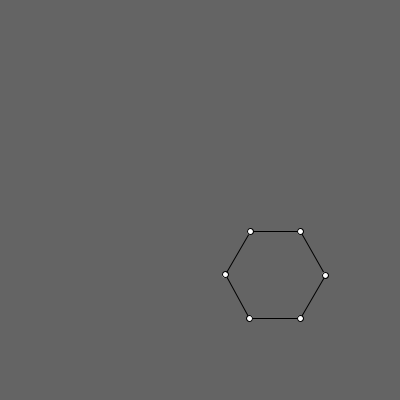
Frame 1 (no input)
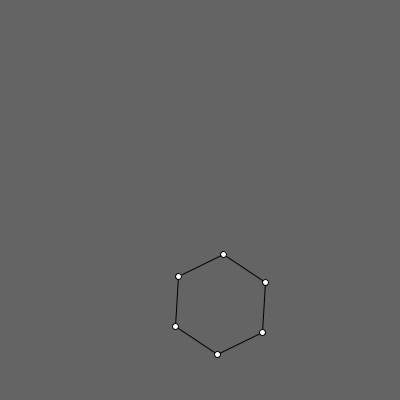
Frame 60 (the mouse pressed at the canvas centre just before this capture)
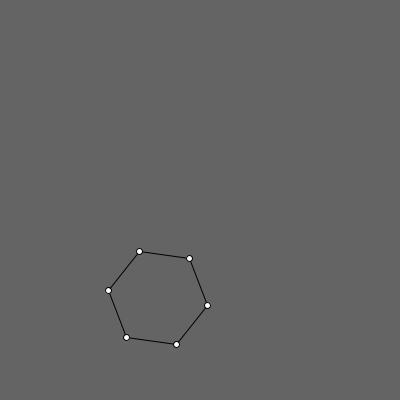
Frame 120 (the mouse held since frame 60 and released just before this capture)

The Processing sketch that drew these frames (run headless with seeded random() and noise(); from frame 60 on, the mouse is pressed at the canvas centre):

// Processing sketch: main
// ── main.pde
/*
This simple program evolves a centered regular polygon by the flow of
the circular field
Pascal Romon 2016-09-30
*/


int vertexSize = 6;  // circle size for drawing vertices
Curve C;
int n;
float tau = 0.01;
int pause = 0;  // control the mouse

void setup() {
  frameRate(60);
  size(400, 400);
  background(100);
  n = 6;

  C = regularPolygon(n, 75, 75, 50);
}

void draw() {
  translate(width/2, height/2);  // sets the origin of the coordinates in the center of the frame
  if (pause == 0) {
    background(100);
    C.drawCurve();
    ArrayList<Vector> ts = new ArrayList<Vector>();
    for (int i = 0; i < n; i++) {
      Vector v = new Vector();
      v.x = C.vertices.get(i).x;
      v.y = C.vertices.get(i).y;
      v.rot();
      v.mult(tau);
      ts.add(v);
    }
    C.shift(ts);
  }
}

void mouseClicked() {
  // clicking pause and restarts the process
  pause = 1 - pause;
}

Curve regularPolygon(int n, float xo, float yo, float radius) {
  Curve C = new Curve();
  C.loop = "yes";  // the curve is closed
  for (int i=0; i < n; i++) {
    Vector v = new Vector(xo + radius*cos(i*TWO_PI/n),yo + radius*sin(i*TWO_PI/n));
    C.vertices.add(v);
  }
  return(C);
}

class Vector {
  float x = 0.0;
  float y = 0.0;

  Vector() {
  }

  Vector(float xi,float yi) {
    x = xi;
    y = yi;
  }

  void add(Vector v) {
    x += v.x;
    y += v.y;
  }
  void sub(Vector v) {
    x-= v.x;
    y-= v.y;
  }

  void mult(float c) {
    x = x*c;
    y = y*c;
  }

  float det(Vector v) {
    return (x * v.y - y *v.x);
  }

  float scal(Vector v) {
    return (x * v.x + y *v.y);
  }

  float norm() {
    return(sqrt((x*x+y*y)));
  }
  float normsq() {
    return((x*x+y*y));
  }
  void normalize() {
    float mag = sqrt ((float)(x*x+y*y));
    x = x/mag;
    y= y/mag;
  }
  void rot() {
    float u, v;
    u=x;
    v=y;
    x= -v;
    y = u;
  }
}

class Curve {
  ArrayList<Vector> vertices = new ArrayList<Vector>();
  String loop;  // "yes" or "no"; if yes, indicate only n vertices

  void drawCurve() {
    int n = vertices.size();
    Vector current,next;
    //first: lines
    for(int i=0; i < n-1; i++) {
      current = vertices.get(i);
      next = vertices.get(i+1);
      line((float)current.x,(float)current.y,(float)next.x,(float)next.y);
    }
    current = vertices.get(n-1);  // last point
    if (loop == "yes") {
      next = vertices.get(0);
      line((float)current.x,(float)current.y,(float)next.x,(float)next.y);
    }
    // second: vertices
    for(int i=0; i < n-1; i++) {
      current = vertices.get(i);
      next = vertices.get(i+1);
      //println(i,current.x, current.y);
      ellipse((float)current.x,(float)current.y,vertexSize,vertexSize);
    }
    current = vertices.get(n-1);  // last point
    ellipse((float)current.x,(float)current.y,vertexSize,vertexSize);
  }

  void shift(ArrayList<Vector> shifts) {
    // one should check that the size of both list is the same ...
    //Vector v,s;
    for (int i = 0; i < vertices.size(); i++) {
      Vector v = vertices.get(i);
      Vector s = shifts.get(i);
      //vertices.get(i).add(s);
      v.x += s.x;
      v.y += s.y;
    }
  }
}
